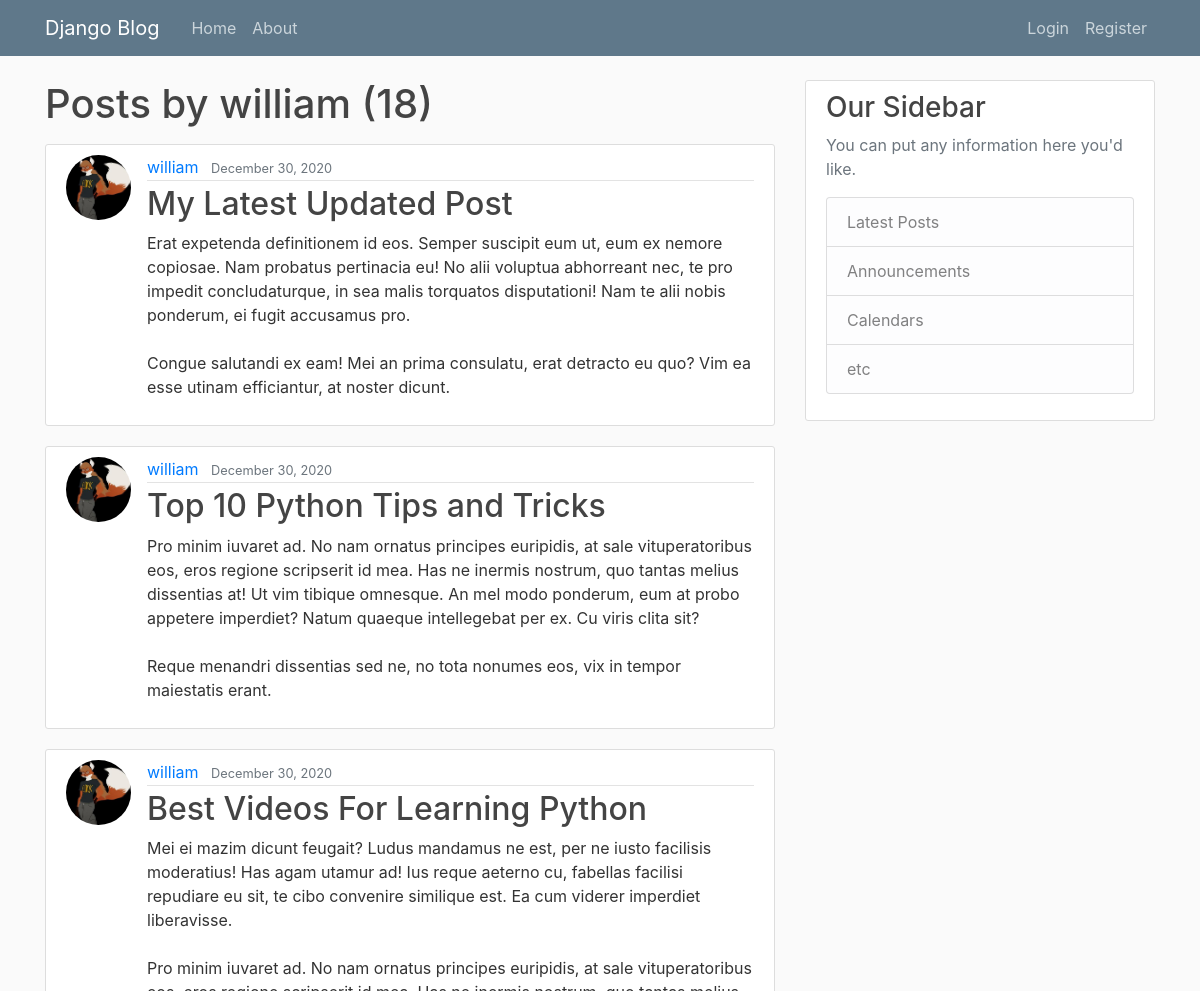
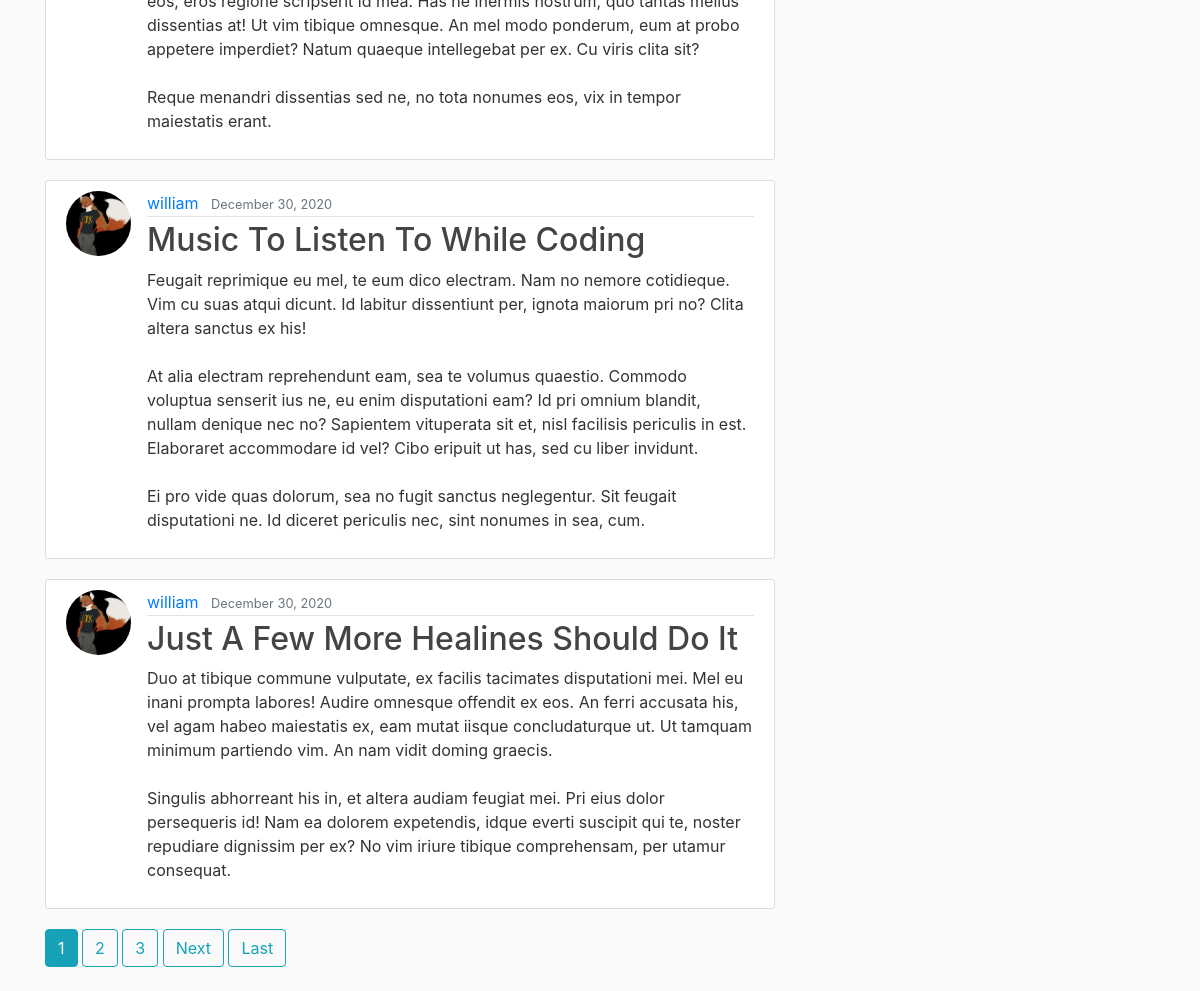
/user/william, run on the app's committed database (2 pictures, top to bottom).
### blog/models.py (models this page shows, shortened)
class Post(models.Model):
    title = models.CharField(max_length=100)
    content = models.TextField()
    date_posted = models.DateTimeField(default=timezone.now)
    author = models.ForeignKey(User, on_delete=models.CASCADE)

### users/models.py (models this page shows, shortened)
class Profile(models.Model):
    user = models.OneToOneField(User, on_delete=models.CASCADE)
    image = models.ImageField(default='default.jpg', upload_to='profile_pics')

### blog/views.py (the view)
# urls.py: path('user/<str:username>', UserPostListView.as_view(), name='user-posts'),
class UserPostListView(ListView):
    model = Post
    template_name = 'blog/user_posts.html'
    context_object_name = 'posts'
    paginate_by = 5
    def get_queryset(self):
        user = get_object_or_404(User, username=self.kwargs.get('username'))
        return Post.objects.filter(author=user).order_by('-date_posted')

### blog/templates/blog/user_posts.html (shortened to what this page needs)
{% extends 'blog/base.html' %}
{% block content %}
    <h1 class="mb-3">Posts by {{ view.kwargs.username }} ({{ page_obj.paginator.count }})</h1>
    {% for post in posts %}
        <article class="media content-section">
          <img class="rounded-circle article-img" src="{{ post.author.profile.image.url }}">
          <div class="media-body">
            <div class="article-metadata">
              <a class="mr-2" href="{% url 'user-posts' post.author.username %}">{{ post.author }}</a>
              <small class="text-muted">{{ post.date_posted|date:"F d, Y" }}</small>
            </div>
            <h2><a class="article-title" href="{% url 'post-detail' post.id %}">{{ post.title }}</a></h2>
            <p class="article-content">{{ post.content }}</p>
          </div>
        </article>
    {% endfor %}
    {% if is_paginated %}
        {% for num in page_obj.paginator.page_range %}
            {% if page_obj.number == num %}
                <a class="btn btn-info mb-4" href="?page={{ num }}">{{ num }}</a>
            {% elif num > page_obj.number|add:'-3' and num < page_obj.number|add:'3' %}
                <a class="btn btn-outline-info mb-4" href="?page={{ num }}">{{ num }}</a>
            {% endif %}
        {% endfor %}
        {% if page_obj.has_next %}
            <a class="btn btn-outline-info mb-4" href="?page=1">Next</a>
            <a class="btn btn-outline-info mb-4" href="?page={{ page_obj.paginator.num_pages }}">Last</a>
        {% endif %}
    {% endif %}
{% endblock content%}

### blog/static/blog/main.css (style rules this page uses)
body { background: #fafafa; color: #333333; margin-top: 5rem; }
h1, h2, h3, h4, h5, h6 { color: #444444; }
.content-section { background: #ffffff; padding: 10px 20px; border: 1px solid #dddddd; border-radius: 3px; margin-bottom: 20px; }
.article-title { color: #444444; }
.article-content { white-space: pre-line; }
.article-img { height: 65px; width: 65px; margin-right: 16px; }
.article-metadata { padding-bottom: 1px; margin-bottom: 4px; border-bottom: 1px solid #e3e3e3 }

### data on the page
Post: author.profile.image (picture), author "william", date_posted "December 30, 2020", title "My Latest Updated Post", content "Erat expetenda definitionem id eos. Semper suscipit eum ut, eum ex nemore copiosae. Nam probatus pertinacia eu! No alii voluptua abhorreant nec, te pro impedit concludaturque, in sea malis torquatos disputationi! Nam te alii nobis ponderum, ei fugit accusamus pro. Congue salutandi ex eam! Mei an prima consulatu, erat detracto eu quo? Vim ea esse utinam efficiantur, at noster dicunt."
Post: author.profile.image (picture), author "william", date_posted "December 30, 2020", title "Top 10 Python Tips and Tricks", content "Pro minim iuvaret ad. No nam ornatus principes euripidis, at sale vituperatoribus eos, eros regione scripserit id mea. Has ne inermis nostrum, quo tantas melius dissentias at! Ut vim tibique omnesque. An mel modo ponderum, eum at probo appetere imperdiet? Natum quaeque intellegebat per ex. Cu viris clita sit? Reque menandri dissentias sed ne, no tota nonumes eos, vix in tempor maiestatis erant."
Post: author.profile.image (picture), author "william", date_posted "December 30, 2020", title "Best Videos For Learning Python", content "Mei ei mazim dicunt feugait? Ludus mandamus ne est, per ne iusto facilisis moderatius! Has agam utamur ad! Ius reque aeterno cu, fabellas facilisi repudiare eu sit, te cibo convenire similique est. Ea cum viderer imperdiet liberavisse. Pro minim iuvaret ad. No nam ornatus principes euripidis, at sale vituperatoribus eos, eros regione scripserit id mea. Has ne inermis nostrum, quo tantas melius dissentias at! Ut vim tibique omnesque. An mel modo ponderum, eum at probo appetere imperdiet? Natum quaeque intellegebat per ex. Cu viris clita sit? Reque menandri dissentias sed ne, no tota nonumes eos, vix in tempor maiestatis erant."
Post: author.profile.image (picture), author "william", date_posted "December 30, 2020", title "Music To Listen To While Coding", content "Feugait reprimique eu mel, te eum dico electram. Nam no nemore cotidieque. Vim cu suas atqui dicunt. Id labitur dissentiunt per, ignota maiorum pri no? Clita altera sanctus ex his! At alia electram reprehendunt eam, sea te volumus quaestio. Commodo voluptua senserit ius ne, eu enim disputationi eam? Id pri omnium blandit, nullam denique nec no? Sapientem vituperata sit et, nisl facilisis periculis in est. Elaboraret accommodare id vel? Cibo eripuit ut has, sed cu liber invidunt. Ei pro vide quas dolorum, sea no fugit sanctus neglegentur. Sit feugait disputationi ne. Id diceret periculis nec, sint nonumes in sea, cum."
Post: author.profile.image (picture), author "william", date_posted "December 30, 2020", title "Just A Few More Healines Should Do It", content "Duo at tibique commune vulputate, ex facilis tacimates disputationi mei. Mel eu inani prompta labores! Audire omnesque offendit ex eos. An ferri accusata his, vel agam habeo maiestatis ex, eam mutat iisque concludaturque ut. Ut tamquam minimum partiendo vim. An nam vidit doming graecis. Singulis abhorreant his in, et altera audiam feugiat mei. Pri eius dolor persequeris id! Nam ea dolorem expetendis, idque everti suscipit qui te, noster repudiare dignissim per ex? No vim iriure tibique comprehensam, per utamur consequat."

### other printed values
{{ view.kwargs.username }} "william"
{{ page_obj.paginator.count }} "18"
{{ num }} "1"
{{ num }} "2" "3"
